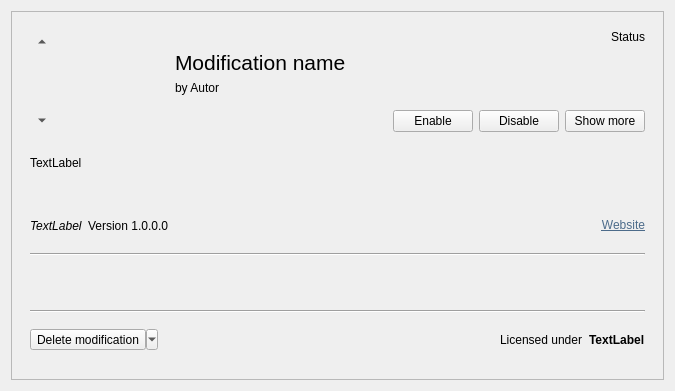
<?xml version="1.0" encoding="UTF-8"?>
<ui version="4.0">
 <class>ModManagerWidgetItem</class>
 <widget class="QWidget" name="ModManagerWidgetItem">
  <property name="geometry">
   <rect>
    <x>0</x>
    <y>0</y>
    <width>675</width>
    <height>391</height>
   </rect>
  </property>
  <property name="windowTitle">
   <string>Form</string>
  </property>
  <property name="locale">
   <locale language="English" country="UnitedStates"/>
  </property>
  <layout class="QVBoxLayout" name="verticalLayout">
   <item>
    <widget class="QFrame" name="frame">
     <property name="frameShape">
      <enum>QFrame::StyledPanel</enum>
     </property>
     <property name="frameShadow">
      <enum>QFrame::Raised</enum>
     </property>
     <layout class="QVBoxLayout" name="verticalLayout_3">
      <item>
       <widget class="QWidget" name="mainWidget" native="true">
        <property name="sizePolicy">
         <sizepolicy hsizetype="Preferred" vsizetype="Fixed">
          <horstretch>0</horstretch>
          <verstretch>0</verstretch>
         </sizepolicy>
        </property>
        <property name="minimumSize">
         <size>
          <width>0</width>
          <height>100</height>
         </size>
        </property>
        <property name="maximumSize">
         <size>
          <width>16777215</width>
          <height>120</height>
         </size>
        </property>
        <layout class="QHBoxLayout" name="horizontalLayout_2">
         <item>
          <layout class="QVBoxLayout" name="verticalLayout_5">
           <item>
            <widget class="QToolButton" name="btnSortUp">
             <property name="text">
              <string>...</string>
             </property>
             <property name="autoRaise">
              <bool>true</bool>
             </property>
             <property name="arrowType">
              <enum>Qt::UpArrow</enum>
             </property>
            </widget>
           </item>
           <item>
            <spacer name="verticalSpacer_2">
             <property name="orientation">
              <enum>Qt::Vertical</enum>
             </property>
             <property name="sizeHint" stdset="0">
              <size>
               <width>20</width>
               <height>40</height>
              </size>
             </property>
            </spacer>
           </item>
           <item>
            <widget class="QToolButton" name="btnSortDown">
             <property name="text">
              <string>...</string>
             </property>
             <property name="autoRaise">
              <bool>true</bool>
             </property>
             <property name="arrowType">
              <enum>Qt::DownArrow</enum>
             </property>
            </widget>
           </item>
          </layout>
         </item>
         <item>
          <widget class="QLabel" name="lblIcon">
           <property name="sizePolicy">
            <sizepolicy hsizetype="Fixed" vsizetype="Fixed">
             <horstretch>0</horstretch>
             <verstretch>0</verstretch>
            </sizepolicy>
           </property>
           <property name="minimumSize">
            <size>
             <width>100</width>
             <height>100</height>
            </size>
           </property>
           <property name="maximumSize">
            <size>
             <width>100</width>
             <height>100</height>
            </size>
           </property>
           <property name="text">
            <string/>
           </property>
           <property name="pixmap">
            <pixmap resource="resources.qrc">:/resources/icons/mod-100.png</pixmap>
           </property>
           <property name="scaledContents">
            <bool>true</bool>
           </property>
          </widget>
         </item>
         <item>
          <widget class="QWidget" name="verticalWidget" native="true">
           <property name="sizePolicy">
            <sizepolicy hsizetype="Expanding" vsizetype="Preferred">
             <horstretch>0</horstretch>
             <verstretch>0</verstretch>
            </sizepolicy>
           </property>
           <layout class="QVBoxLayout" name="verticalLayout_4">
            <property name="topMargin">
             <number>20</number>
            </property>
            <item>
             <widget class="QLabel" name="lblName">
              <property name="font">
               <font>
                <pointsize>16</pointsize>
               </font>
              </property>
              <property name="text">
               <string>Modification name</string>
              </property>
             </widget>
            </item>
            <item>
             <widget class="QLabel" name="lblAuthor">
              <property name="sizePolicy">
               <sizepolicy hsizetype="Preferred" vsizetype="Expanding">
                <horstretch>0</horstretch>
                <verstretch>0</verstretch>
               </sizepolicy>
              </property>
              <property name="text">
               <string>by Autor</string>
              </property>
              <property name="alignment">
               <set>Qt::AlignLeading|Qt::AlignLeft|Qt::AlignTop</set>
              </property>
             </widget>
            </item>
           </layout>
          </widget>
         </item>
         <item>
          <layout class="QVBoxLayout" name="verticalLayout_2">
           <item>
            <widget class="QLabel" name="lblStatus">
             <property name="text">
              <string>Status</string>
             </property>
             <property name="alignment">
              <set>Qt::AlignRight|Qt::AlignTrailing|Qt::AlignVCenter</set>
             </property>
            </widget>
           </item>
           <item>
            <spacer name="verticalSpacer">
             <property name="orientation">
              <enum>Qt::Vertical</enum>
             </property>
             <property name="sizeHint" stdset="0">
              <size>
               <width>20</width>
               <height>40</height>
              </size>
             </property>
            </spacer>
           </item>
           <item>
            <layout class="QHBoxLayout" name="horizontalLayout">
             <item>
              <widget class="QPushButton" name="btnEnableDefaults">
               <property name="text">
                <string>Enable</string>
               </property>
               <property name="icon">
                <iconset theme="dialog-ok">
                 <normaloff>.</normaloff>.</iconset>
               </property>
              </widget>
             </item>
             <item>
              <widget class="QPushButton" name="btnDisableAll">
               <property name="text">
                <string>Disable</string>
               </property>
               <property name="icon">
                <iconset theme="dialog-cancel">
                 <normaloff>.</normaloff>.</iconset>
               </property>
              </widget>
             </item>
             <item>
              <widget class="QPushButton" name="btnShowMore">
               <property name="text">
                <string>Show more</string>
               </property>
               <property name="icon">
                <iconset theme="arrow-down">
                 <normaloff>.</normaloff>.</iconset>
               </property>
               <property name="checkable">
                <bool>true</bool>
               </property>
              </widget>
             </item>
            </layout>
           </item>
          </layout>
         </item>
        </layout>
       </widget>
      </item>
      <item>
       <widget class="QWidget" name="expandWidget" native="true">
        <layout class="QVBoxLayout" name="verticalLayout_6">
         <item>
          <widget class="QLabel" name="lblDescription">
           <property name="text">
            <string>TextLabel</string>
           </property>
           <property name="alignment">
            <set>Qt::AlignLeading|Qt::AlignLeft|Qt::AlignTop</set>
           </property>
           <property name="wordWrap">
            <bool>true</bool>
           </property>
           <property name="openExternalLinks">
            <bool>true</bool>
           </property>
          </widget>
         </item>
         <item>
          <layout class="QHBoxLayout" name="horizontalLayout_4">
           <item>
            <widget class="QLabel" name="lblIdentifier">
             <property name="font">
              <font>
               <italic>true</italic>
              </font>
             </property>
             <property name="text">
              <string>TextLabel</string>
             </property>
            </widget>
           </item>
           <item>
            <widget class="QLabel" name="lblVersion">
             <property name="sizePolicy">
              <sizepolicy hsizetype="Minimum" vsizetype="Preferred">
               <horstretch>0</horstretch>
               <verstretch>0</verstretch>
              </sizepolicy>
             </property>
             <property name="text">
              <string>Version 1.0.0.0</string>
             </property>
            </widget>
           </item>
           <item>
            <widget class="QLabel" name="lblWebsite">
             <property name="sizePolicy">
              <sizepolicy hsizetype="Expanding" vsizetype="Preferred">
               <horstretch>0</horstretch>
               <verstretch>0</verstretch>
              </sizepolicy>
             </property>
             <property name="text">
              <string>&lt;html&gt;&lt;head/&gt;&lt;body&gt;&lt;p&gt;&lt;a href=&quot;https://&quot;&gt;&lt;span style=&quot; text-decoration: underline; color:#4c6b8a;&quot;&gt;Website&lt;/span&gt;&lt;/a&gt;&lt;/p&gt;&lt;/body&gt;&lt;/html&gt;</string>
             </property>
             <property name="alignment">
              <set>Qt::AlignRight|Qt::AlignTrailing|Qt::AlignVCenter</set>
             </property>
             <property name="openExternalLinks">
              <bool>true</bool>
             </property>
            </widget>
           </item>
          </layout>
         </item>
         <item>
          <widget class="Line" name="line_2">
           <property name="orientation">
            <enum>Qt::Horizontal</enum>
           </property>
          </widget>
         </item>
         <item>
          <widget class="QWidget" name="grpPipelines" native="true">
           <layout class="QVBoxLayout" name="verticalLayout_7">
            <property name="leftMargin">
             <number>0</number>
            </property>
            <property name="rightMargin">
             <number>0</number>
            </property>
           </layout>
          </widget>
         </item>
         <item>
          <widget class="Line" name="line">
           <property name="orientation">
            <enum>Qt::Horizontal</enum>
           </property>
          </widget>
         </item>
         <item>
          <layout class="QHBoxLayout" name="horizontalLayout_3">
           <item>
            <widget class="QToolButton" name="btnDelete">
             <property name="text">
              <string>Delete modification</string>
             </property>
             <property name="icon">
              <iconset theme="list-remove">
               <normaloff>.</normaloff>.</iconset>
             </property>
             <property name="popupMode">
              <enum>QToolButton::MenuButtonPopup</enum>
             </property>
             <property name="toolButtonStyle">
              <enum>Qt::ToolButtonTextBesideIcon</enum>
             </property>
            </widget>
           </item>
           <item>
            <spacer name="horizontalSpacer">
             <property name="orientation">
              <enum>Qt::Horizontal</enum>
             </property>
             <property name="sizeHint" stdset="0">
              <size>
               <width>40</width>
               <height>20</height>
              </size>
             </property>
            </spacer>
           </item>
           <item>
            <widget class="QLabel" name="label_13">
             <property name="text">
              <string>Licensed under</string>
             </property>
            </widget>
           </item>
           <item>
            <widget class="QLabel" name="lblLicense">
             <property name="font">
              <font>
               <weight>75</weight>
               <bold>true</bold>
              </font>
             </property>
             <property name="text">
              <string>TextLabel</string>
             </property>
            </widget>
           </item>
          </layout>
         </item>
        </layout>
       </widget>
      </item>
     </layout>
    </widget>
   </item>
  </layout>
  <action name="actionCopyToProfile">
   <property name="icon">
    <iconset theme="edit-copy">
     <normaloff>.</normaloff>.</iconset>
   </property>
   <property name="text">
    <string>Copy to another profile</string>
   </property>
  </action>
  <action name="actionReinitialize">
   <property name="icon">
    <iconset theme="run-build">
     <normaloff>.</normaloff>.</iconset>
   </property>
   <property name="text">
    <string>Reinitialize modification</string>
   </property>
   <property name="toolTip">
    <string>Reinitializes this mod for development and debugging purposes</string>
   </property>
  </action>
  <action name="actionExportMod">
   <property name="icon">
    <iconset theme="document-export"/>
   </property>
   <property name="text">
    <string>Export modification</string>
   </property>
   <property name="toolTip">
    <string>Creates a distributable *.zip file with the contents of this mod.</string>
   </property>
  </action>
 </widget>
 <resources>
  <include location="resources.qrc"/>
 </resources>
 <connections/>
</ui>
